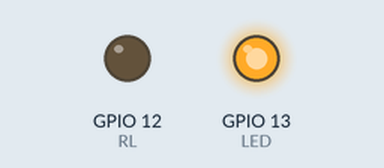
A program run on a simulated Raspberry Pi (BCM pin numbers). On the bench: output pins drawn as LEDs (lit = HIGH). Pins used as bus, display or sensor lines are not drawn.

Above: at 0.5 s.
At 2.5 s:
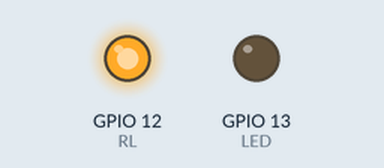
At 4.5 s:
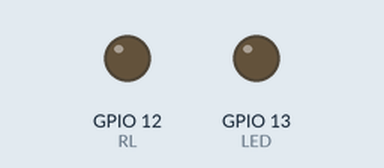
Timing chart, 0 to 7.8 s (numbered marks = the images above):
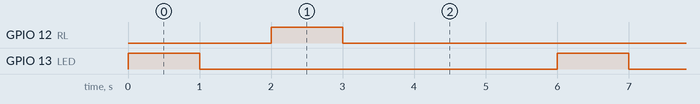

The program:

Bai1.py
```python
import RPi.GPIO as GPIO
import time
import os


def main():
    LED = 13
    RL = 12
    LCD = 3
    GPIO.setmode(GPIO.BCM)
    GPIO.setup(LED, GPIO.OUT)
    GPIO.setup(RL, GPIO.OUT)
    GPIO.setup(LCD, GPIO.OUT)
    while True:
        if GPIO.input(LED) == GPIO.LOW:
            GPIO.output(LED, GPIO.HIGH)
            time.sleep(1)
        if GPIO.input(LED) == GPIO.HIGH:
            GPIO.output(LED, GPIO.LOW)
            time.sleep(1)
        if GPIO.input(RL) == GPIO.LOW:
            GPIO.output(RL, GPIO.HIGH)
            time.sleep(1)
        if GPIO.input(RL) == GPIO.HIGH:
            GPIO.output(RL, GPIO.LOW)
            time.sleep(1)
        if GPIO.input(LCD) == GPIO.LOW:
            GPIO.output(LCD, GPIO.HIGH)
            time.sleep(1)
        if GPIO.input(LCD) == GPIO.HIGH:
            GPIO.output(LCD, GPIO.LOW)
            time.sleep(1)


if __name__ == "__main__":
    try:
        main()
    except KeyboardInterrupt:
        GPIO.cleanup()
```

Measured:
- by itself, GPIO 12 (RL), GPIO 13 (LED): alternates HIGH for 1.0 s and LOW for 5.0 s
- by itself, everything shown: repeats every 6.0 s, in 4 steps
